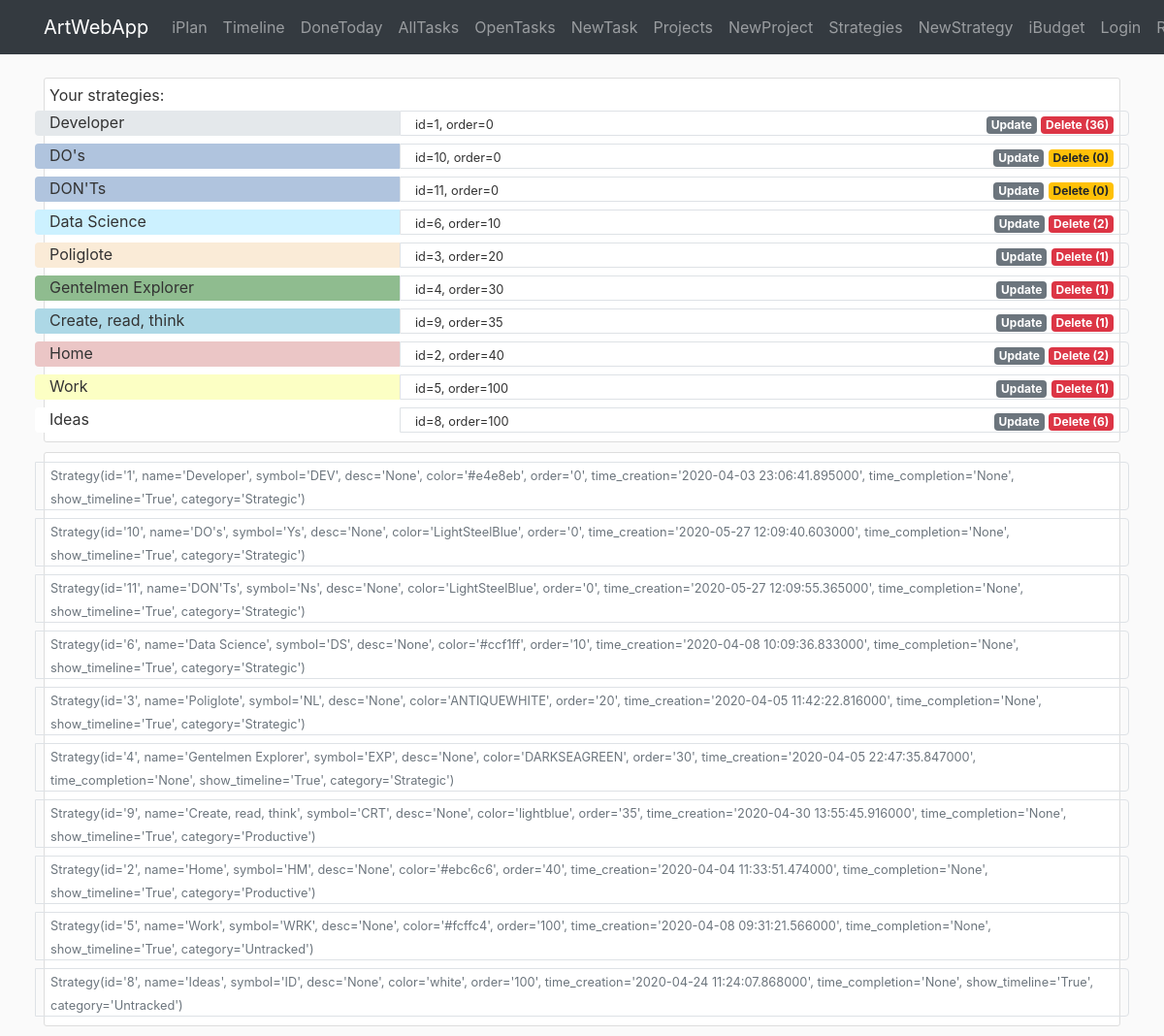
The page /iplan/strategy on the database its author committed.
### awa/iplan/models.py (models this page shows)
class Strategy(db.Model):
    id = db.Column(db.Integer, primary_key=True)
    name = db.Column(db.String(40), nullable=False)
    symbol = db.Column(db.String(3))
    desc = db.Column(db.Text)
    color = db.Column(db.String(7))
    order = db.Column(db.Integer)
    time_creation = db.Column(db.DateTime, default=datetime.now)
    time_completion = db.Column(db.DateTime)
    show_timeline = db.Column(db.Boolean, default=True, nullable=False)
    category = db.Column(db.String(20), nullable=True)
    br_task = db.relationship('Task', backref='strategy')  # todo: lazy=True - test that later
    def __repr__(self):
        return f"Strategy(id='{self.id}', name='{self.name}', symbol='{self.symbol}', desc='{self.desc}'," \
               f" color='{self.color}', order='{self.order}', time_creation='{self.time_creation}'," \
               f" time_completion='{self.time_completion}', show_timeline='{self.show_timeline}'," \
               f" category='{self.category}')"

### awa/iplan/routes.py (the view)
@iplan.route('/iplan/strategy', methods=['GET', 'POST'])
def strategy():
    strategies = Strategy.query.order_by(Strategy.order).all()
    count_tasks = {item.id: len(Task.query.filter_by(id_strategy=item.id).all()) for item in strategies}
    return render_template('iplan/strategy.html', strategies=strategies, legend='Create New Strategy',
                           count_tasks=count_tasks)

### awa/templates/iplan/strategy.html
{% extends "layout.html" %}
{% block content %}
<div class="container">
   <div class="content-section">
       Your strategies:
        {% for item in strategies %}
        <div class="row">
            <div class="col-4 rounded-left mt-1 mb-1" style="background-color:{{item.color}}">
                {{item.name}}
            </div>
            <div class="col border rounded-right mt-1 mb-1">
                <div class="row p-0">
                    <div class="col-auto">
                        <small>id={{item.id}}, order={{item.order}}</small>
                    </div>
                    <div class="col-auto ml-auto">
                        <a href="{{url_for('iplan.strategy_update', id_strategy=item.id)}}" class="badge badge-secondary">Update</a>
                        {% if count_tasks[item.id] != 0 %}
                            <a href="{{url_for('iplan.strategy_delete', id_strategy=item.id)}}" class="badge badge-danger">Delete ({{count_tasks[item.id]}})</a>
                        {% else %}
                            <a href="{{url_for('iplan.strategy_delete', id_strategy=item.id)}}" class="badge badge-warning">Delete ({{count_tasks[item.id]}})</a>
                        {% endif %}
                    </div>
                </div>
            </div>
        </div>
        {% endfor %}
    </div>
   <div class="content-section">
        {% for item in strategies %}
        <div class="row">
            <div class="col border rounded-right mt-1 mb-1">
                <div class="row p-0">
                    <div class="col-auto">
                        <small class="text-muted">{{item}}</small>
                    </div>
                </div>
            </div>
        </div>
        {% endfor %}
    </div>
</div>
{% endblock content %}

### awa/static/main.css (style rules this page uses)
body { background: #fafafa; color: #333333; margin-top: 5rem; }
.content-section { background: #ffffff; padding: 5px 5px; border: 1px solid #dddddd; border-radius: 3px; margin-bottom: 10px; }

### rows shown on the page
Strategy: name "Developer", id "1", order "0", count_tasks "36", id+name+symbol "Strategy(id='1', name='Developer', symbol='DEV', desc='None', color='#e4e8eb', order='0', time_creation='2020-04-03 23:06:41.895000', time_completion='None', show_timeline='True', category='Strategic')"
Strategy: name "DO's", id "10", order "0", id+name+symbol "Strategy(id='10', name='DO's', symbol='Ys', desc='None', color='LightSteelBlue', order='0', time_creation='2020-05-27 12:09:40.603000', time_completion='None', show_timeline='True', category='Strategic')"
Strategy: name "DON'Ts", id "11", order "0", id+name+symbol "Strategy(id='11', name='DON'Ts', symbol='Ns', desc='None', color='LightSteelBlue', order='0', time_creation='2020-05-27 12:09:55.365000', time_completion='None', show_timeline='True', category='Strategic')"
Strategy: name "Data Science", id "6", order "10", count_tasks "2", id+name+symbol "Strategy(id='6', name='Data Science', symbol='DS', desc='None', color='#ccf1ff', order='10', time_creation='2020-04-08 10:09:36.833000', time_completion='None', show_timeline='True', category='Strategic')"
Strategy: name "Poliglote", id "3", order "20", show_timeline "1", id+name+symbol "Strategy(id='3', name='Poliglote', symbol='NL', desc='None', color='ANTIQUEWHITE', order='20', time_creation='2020-04-05 11:42:22.816000', time_completion='None', show_timeline='True', category='Strategic')"
Strategy: name "Gentelmen Explorer", id "4", order "30", show_timeline "1", id+name+symbol "Strategy(id='4', name='Gentelmen Explorer', symbol='EXP', desc='None', color='DARKSEAGREEN', order='30', time_creation='2020-04-05 22:47:35.847000', time_completion='None', show_timeline='True', category='Strategic')"
Strategy: name "Create, read, think", id "9", order "35", show_timeline "1", id+name+symbol "Strategy(id='9', name='Create, read, think', symbol='CRT', desc='None', color='lightblue', order='35', time_creation='2020-04-30 13:55:45.916000', time_completion='None', show_timeline='True', category='Productive')"
Strategy: name "Home", id "2", order "40", id+name+symbol "Strategy(id='2', name='Home', symbol='HM', desc='None', color='#ebc6c6', order='40', time_creation='2020-04-04 11:33:51.474000', time_completion='None', show_timeline='True', category='Productive')"
Strategy: name "Work", id "5", order "100", show_timeline "1", id+name+symbol "Strategy(id='5', name='Work', symbol='WRK', desc='None', color='#fcffc4', order='100', time_creation='2020-04-08 09:31:21.566000', time_completion='None', show_timeline='True', category='Untracked')"
Strategy: name "Ideas", id "8", order "100", count_tasks "6", id+name+symbol "Strategy(id='8', name='Ideas', symbol='ID', desc='None', color='white', order='100', time_creation='2020-04-24 11:24:07.868000', time_completion='None', show_timeline='True', category='Untracked')"
